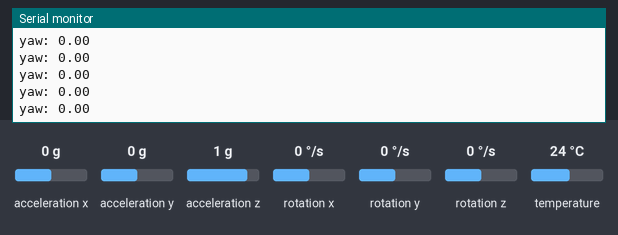
Simulated run of this sketch. Board: Arduino Uno, built with avr-gcc and run on an emulated ATmega328P. Parts: the last lines printed to the serial monitor. Wiring (inferred from the names in the program): MPU-6050 motion sensor at I2C address 0x68. Inputs (shaded band) come from the test bench; at power-on: rotation z 0 °/s, acceleration x 0 g, acceleration y 0 g, acceleration z 1 g, rotation x 0 °/s, rotation y 0 °/s, temperature 24 °C.

Above: at 5.4 s.
5.5 s: rotation z set to -192 °/s
At 6.4 s:
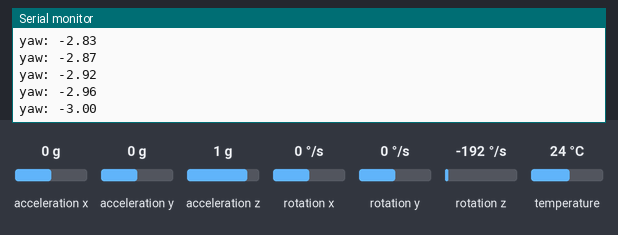
7.0 s: rotation z set to 0 °/s
At 7.8 s:
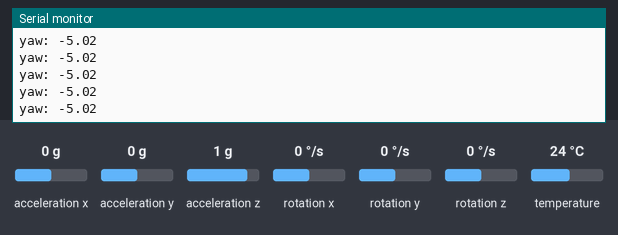
10.0 s: rotation z set to -192 °/s
At 10.9 s:
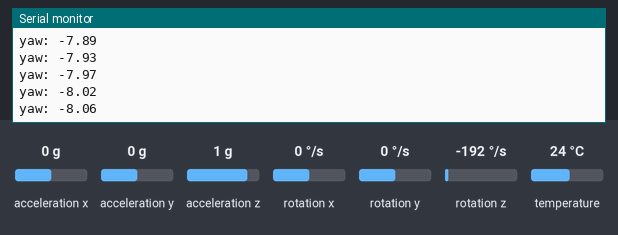
Timing chart, 0 to 13.0 s (numbered marks = the images above; inputs shaded):
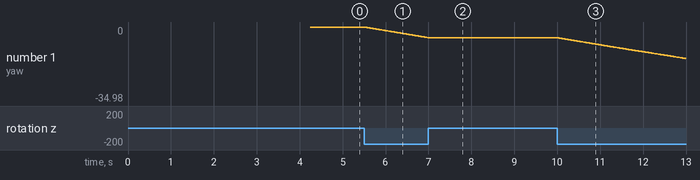

The sketch:

basic_readings.ino
```cpp
// Basic demo for accelerometer readings from Adafruit MPU6050

#include <Adafruit_MPU6050.h>
#include <Adafruit_Sensor.h>
#include <Wire.h>

Adafruit_MPU6050 mpu;


const int MPU = 0x68;
float yaw = 0;
float GyroZ, gyroAngleZ, GyroErrorZ;
float elapsedTime, currentTime, previousTime;
int c = 0;

float read_yaw() {
  sensors_event_t a, g, temp;
  mpu.getEvent(&a, &g, &temp);
  previousTime = currentTime;

  currentTime = millis();
  elapsedTime = (currentTime - previousTime) / 1000;


  GyroZ = (g.gyro.z);

  GyroZ = GyroZ;
  //Serial.println(GyroZ);

  yaw = yaw + GyroZ * elapsedTime;
  //Serial.println(elapsedTime);
  return yaw;
}

float calculate_IMU_error() {
    while (c < 200) {
        Wire.beginTransmission(MPU);
        Wire.write(0x47);
        Wire.requestFrom(MPU, 2, true);

        GyroZ = Wire.read() << 8 | Wire.read();

        Serial.print(GyroZ);

        GyroErrorZ = GyroErrorZ + (GyroZ);

        c++;
        delay(10);
    }
    GyroErrorZ = GyroErrorZ / 200;
    return GyroErrorZ;
}

void setup() {

  if (!mpu.begin()) {
    Serial.println("Failed to find MPU6050 chip");
    while (1) {
      delay(10);
    }
  }

  mpu.setAccelerometerRange(MPU6050_RANGE_16_G);
  mpu.setGyroRange(MPU6050_RANGE_250_DEG);
  mpu.setFilterBandwidth(MPU6050_BAND_21_HZ);
  Serial.println("");
  delay(100);

  delay(1000);
  Serial.begin(9600);
  Wire.begin();
  Wire.beginTransmission(MPU);
  Wire.write(0x6B);
  Wire.write(0x00);
  Wire.endTransmission(true);
  calculate_IMU_error();
  delay(1000);
}

void loop() {


  /* Get new sensor events with the readings */
  Serial.print("yaw: ");
  Serial.println(read_yaw());

  delay(10);
}
```

Measured:
- after the input at 5.5 s, the serial monitor: prints a new line at once (image 1)
- after the input at 10.0 s, the serial monitor: prints a new line at once (image 3)
- plotted number 1: 0 → -5.02 after the input at 5.5 s, -5.06 → -34.98 after the input at 10.0 s
